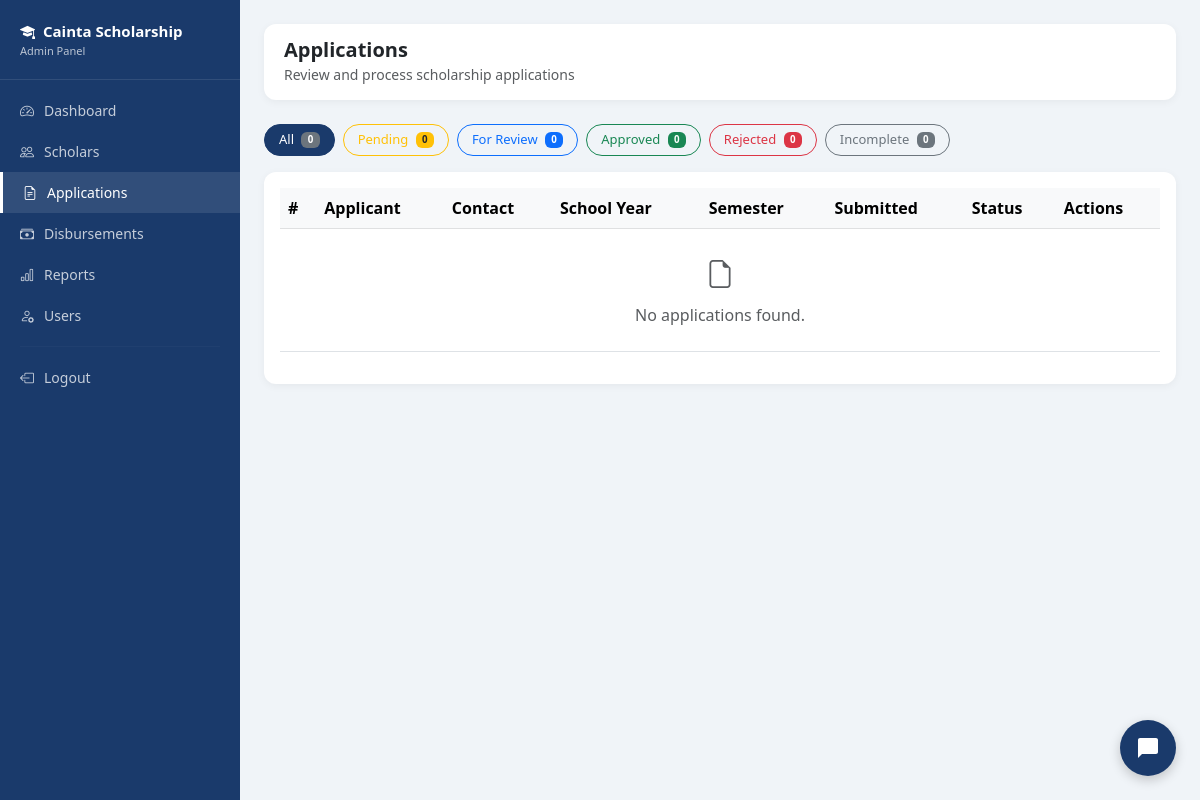
The app's page /admin/applications.php (signed in), older data.
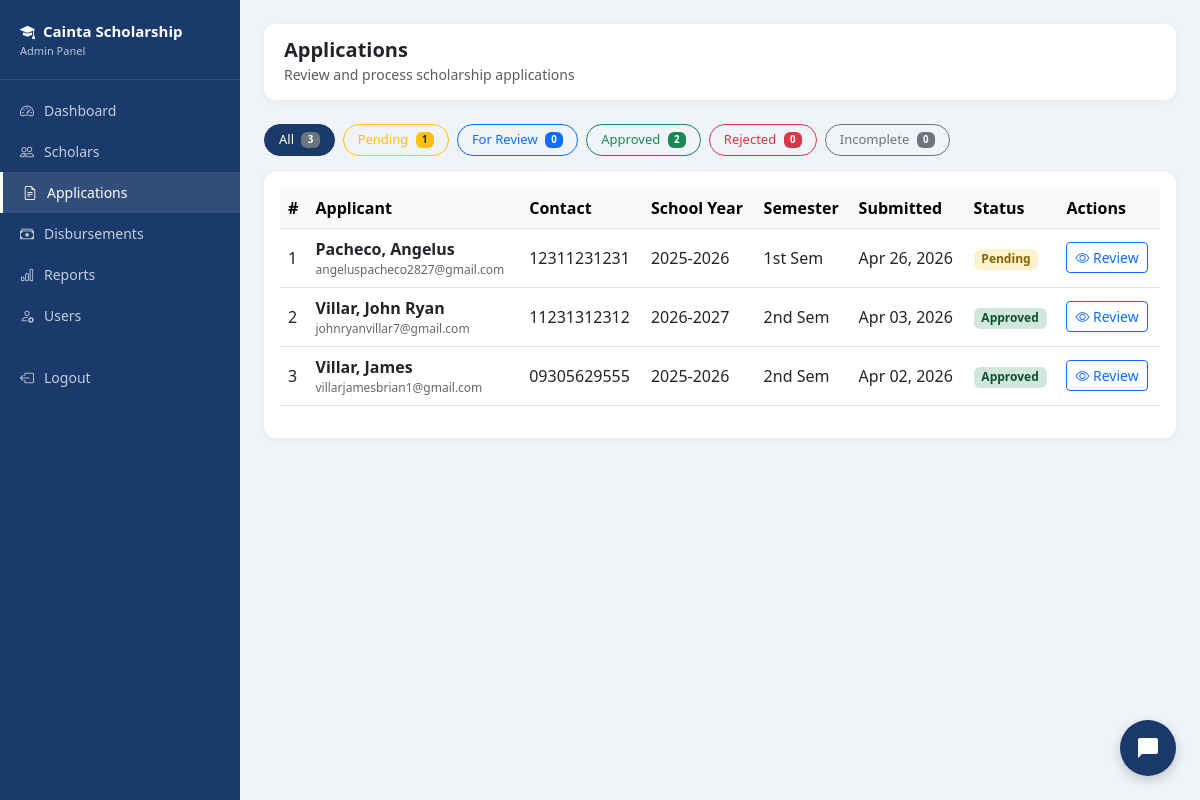
The same page, newer data.
### tables this page shows
CREATE TABLE `applications` (
  `application_id` int(11) NOT NULL,
  `scholar_id` int(11) NOT NULL,
  `school_year` varchar(20) DEFAULT NULL,
  `semester` enum('1st','2nd') DEFAULT NULL,
  `gwa` decimal(4,2) DEFAULT NULL,
  `monthly_income` decimal(10,2) DEFAULT NULL,
  `status` enum('pending','for_review','approved','rejected','incomplete') DEFAULT 'pending',
  `remarks` text DEFAULT NULL,
  `submitted_at` timestamp NOT NULL DEFAULT current_timestamp(),
  `father_name` varchar(100) DEFAULT NULL,
  `father_occupation` varchar(100) DEFAULT NULL,
  `mother_name` varchar(100) DEFAULT NULL,
  `mother_occupation` varchar(100) DEFAULT NULL
);

CREATE TABLE `students` (
  `student_id` int(11) NOT NULL,
  `first_name` varchar(50) NOT NULL,
  `last_name` varchar(50) NOT NULL,
  `middle_name` varchar(50) DEFAULT NULL,
  `email` varchar(100) NOT NULL,
  `password` varchar(255) NOT NULL,
  `contact_no` varchar(20) DEFAULT NULL,
  `address` text DEFAULT NULL,
  `barangay` varchar(100) DEFAULT NULL,
  `birthdate` date DEFAULT NULL,
  `gender` enum('Male','Female') DEFAULT NULL,
  `is_active` tinyint(4) DEFAULT 1,
  `created_at` timestamp NOT NULL DEFAULT current_timestamp(),
  `is_archived` tinyint(4) DEFAULT 0,
  `archived_at` timestamp NULL DEFAULT NULL,
  `archive_reason` varchar(255) DEFAULT NULL
);

### admin/applications.php (the view, shortened to what this page needs)
<?php
require_once '../includes/db.php';
$filter = $_GET['filter'] ?? 'all';
if($filter != 'all') {
    $stmt = $pdo->prepare("
        SELECT a.*, s.first_name, s.last_name, s.email, s.contact_no
        FROM applications a
        JOIN students s ON a.scholar_id = s.student_id
        WHERE a.status = ?
        ORDER BY a.submitted_at DESC
    ");
    $stmt->execute([$filter]);
} else {
    $stmt = $pdo->query("
        SELECT a.*, s.first_name, s.last_name, s.email, s.contact_no
        FROM applications a
        JOIN students s ON a.scholar_id = s.student_id
        ORDER BY a.submitted_at DESC
    ");
}
$applications = $stmt->fetchAll();
$counts = $pdo->query("SELECT status, COUNT(*) as cnt FROM applications GROUP BY status")->fetchAll(PDO::FETCH_KEY_PAIR);
?>
<!DOCTYPE html>
<html lang="en">
<head>
    <link href="https://cdn.jsdelivr.net/npm/bootstrap@5.3.0/dist/css/bootstrap.min.css" rel="stylesheet">
    <link href="https://cdn.jsdelivr.net/npm/bootstrap-icons@1.10.0/font/bootstrap-icons.css" rel="stylesheet">
</head>
<body>
<div class="sidebar">
    <div class="sidebar-brand">
        <i class="bi bi-mortarboard-fill me-2"></i>Cainta Scholarship
        <small>Admin Panel</small>
    </div>
    <nav>
        <a href="dashboard.php" class="nav-link"><i class="bi bi-speedometer2"></i> Dashboard</a>
        <a href="scholars.php" class="nav-link"><i class="bi bi-people"></i> Scholars</a>
        <a href="applications.php" class="nav-link active"><i class="bi bi-file-earmark-text"></i> Applications</a>
        <a href="disbursements.php" class="nav-link"><i class="bi bi-cash-stack"></i> Disbursements</a>
        <a href="reports.php" class="nav-link"><i class="bi bi-bar-chart"></i> Reports</a>
        <a href="users.php" class="nav-link"><i class="bi bi-person-gear"></i> Users</a>
        <hr style="border-color: rgba(255,255,255,0.1); margin: 10px 20px;">
        <a href="../logout.php" class="nav-link"><i class="bi bi-box-arrow-left"></i> Logout</a>
    </nav>
</div>
<div class="main-content">
    <div class="topbar">
        <div>
            <h5 class="mb-0 fw-bold">Applications</h5>
            <small class="text-muted">Review and process scholarship applications</small>
        </div>
    </div>
    <div class="mb-3 d-flex gap-2 flex-wrap">
        <a href="applications.php" class="btn btn-outline-secondary filter-btn <?= $filter=='all'?'active':'' ?>">
            All <span class="badge bg-secondary ms-1"><?= array_sum($counts) ?></span>
        </a>
        <a href="applications.php?filter=pending" class="btn btn-outline-warning filter-btn <?= $filter=='pending'?'active':'' ?>">
            Pending <span class="badge bg-warning text-dark ms-1"><?= $counts['pending'] ?? 0 ?></span>
        </a>
        <a href="applications.php?filter=for_review" class="btn btn-outline-primary filter-btn <?= $filter=='for_review'?'active':'' ?>">
            For Review <span class="badge bg-primary ms-1"><?= $counts['for_review'] ?? 0 ?></span>
        </a>
        <a href="applications.php?filter=approved" class="btn btn-outline-success filter-btn <?= $filter=='approved'?'active':'' ?>">
            Approved <span class="badge bg-success ms-1"><?= $counts['approved'] ?? 0 ?></span>
        </a>
        <a href="applications.php?filter=rejected" class="btn btn-outline-danger filter-btn <?= $filter=='rejected'?'active':'' ?>">
            Rejected <span class="badge bg-danger ms-1"><?= $counts['rejected'] ?? 0 ?></span>
        </a>
        <a href="applications.php?filter=incomplete" class="btn btn-outline-secondary filter-btn <?= $filter=='incomplete'?'active':'' ?>">
            Incomplete <span class="badge bg-secondary ms-1"><?= $counts['incomplete'] ?? 0 ?></span>
        </a>
    </div>
    <div class="card">
        <div class="card-body">
            <div class="table-responsive">
                <table class="table table-hover align-middle">
                    <thead class="table-light">
                        <tr>
                            <th>#</th>
                            <th>Applicant</th>
                            <th>Contact</th>
                            <th>School Year</th>
                            <th>Semester</th>
                            <th>Submitted</th>
                            <th>Status</th>
                            <th>Actions</th>
                        </tr>
                    </thead>
                    <tbody>
                        <?php if(empty($applications)): ?>
                        <tr>
                            <td colspan="8" class="text-center text-muted py-4">
                                <i class="bi bi-file-earmark fs-3 d-block mb-2"></i>
                                No applications found.
                            </td>
                        </tr>
                        <?php else: ?>
                        <?php foreach($applications as $i => $app): ?>
                        <tr>
                            <td><?= $i + 1 ?></td>
                            <td>
                                <strong><?= htmlspecialchars($app['last_name'] . ', ' . $app['first_name']) ?></strong>
                                <div style="font-size:12px; color:#666;"><?= htmlspecialchars($app['email']) ?></div>
                            </td>
                            <td><?= htmlspecialchars($app['contact_no']) ?></td>
                            <td><?= $app['school_year'] ?></td>
                            <td><?= $app['semester'] ?> Sem</td>
                            <td><?= date('M d, Y', strtotime($app['submitted_at'])) ?></td>
                            <td>
                                <span class="badge badge-<?= $app['status'] ?>">
                                    <?= ucfirst(str_replace('_', ' ', $app['status'])) ?>
                                </span>
                            </td>
                            <td>
                                <button class="btn btn-sm btn-outline-primary"
                                    onclick="viewApplication(<?= htmlspecialchars(json_encode($app)) ?>)">
                                    <i class="bi bi-eye"></i> Review
                                </button>
                            </td>
                        </tr>
                        <?php endforeach; ?>
                        <?php endif; ?>
                    </tbody>
                </table>
            </div>
        </div>
    </div>
</div>
<?php include '../chatbot_widget.php'; ?>
</body>
</html>

### chatbot_widget.php (shortened to what this page needs)
<div id="chatbot-container" style="position: fixed; bottom: 24px; right: 24px; z-index: 9999; font-family: 'Segoe UI', sans-serif;">
    <div id="chat-btn" onclick="toggleChat()" style="
        width: 56px; height: 56px; border-radius: 50%; background: #1A3A6B;
        display: flex; align-items: center; justify-content: center;
        cursor: pointer; box-shadow: 0 4px 12px rgba(0,0,0,0.2);
        transition: transform 0.2s; position: relative;">
        <svg width="24" height="24" viewBox="0 0 24 24" fill="none">
            <path d="M20 2H4C2.9 2 2 2.9 2 4V22L6 18H20C21.1 18 22 17.1 22 16V4C22 2.9 21.1 2 20 2Z" fill="white"/>
        </svg>
    </div>
</div>

### admin/applications.php (style rules this page uses)
body { font-family: 'Segoe UI', sans-serif; background: #f0f4f8; }
.sidebar { width: 240px; min-height: 100vh; background: #1A3A6B; position: fixed; top: 0; left: 0; padding-top: 20px; z-index: 100; }
.sidebar-brand { color: white; font-size: 15px; font-weight: 600; padding: 0 20px 20px; border-bottom: 1px solid rgba(255,255,255,0.1); margin-bottom: 10px; }
.sidebar-brand small { display: block; font-size: 11px; opacity: 0.7; font-weight: 400; }
.nav-link { color: rgba(255,255,255,0.75); padding: 10px 20px; font-size: 14px; display: flex; align-items: center; gap: 10px; }
.nav-link:hover, .nav-link.active { color: white; background: rgba(255,255,255,0.1); border-left: 3px solid #fff; }
.main-content { margin-left: 240px; padding: 24px; }
.topbar { background: white; border-radius: 12px; padding: 14px 20px; margin-bottom: 24px; display: flex; justify-content: space-between; align-items: center; box-shadow: 0 2px 8px rgba(0,0,0,0.05); }
.card { border: none; border-radius: 12px; box-shadow: 0 2px 8px rgba(0,0,0,0.05); }
.badge-pending { background: #fff3cd; color: #856404; }
.badge-approved { background: #d1e7dd; color: #0f5132; }
.filter-btn { border-radius: 20px; font-size: 13px; padding: 5px 14px; }
.filter-btn.active { background: #1A3A6B; color: white; border-color: #1A3A6B; }

Row changes from the older to the newer data that the page shows:
added applications: students.last_name+first_name "Pacheco, Angelus", students.email "angeluspacheco2827@gmail.com", students.contact_no "12311231231", school_year "2025-2026", semester "1st", submitted_at "Apr 26, 2026", status "Pending"
added applications: students.last_name+first_name "Villar, John Ryan", students.email "johnryanvillar7@gmail.com", students.contact_no "11231312312", school_year "2026-2027", semester "2nd", submitted_at "Apr 03, 2026", status "Approved"
added applications: students.last_name+first_name "Villar, James", students.email "villarjamesbrian1@gmail.com", students.contact_no "09305629555", school_year "2025-2026", semester "2nd", submitted_at "Apr 02, 2026", status "Approved"
Text that changed along with them:
array_sum($counts): "0" → "3"
$counts['pending']: "0" → "1"
$counts['approved']: "0" → "2"
text no longer shown: "No applications found."
